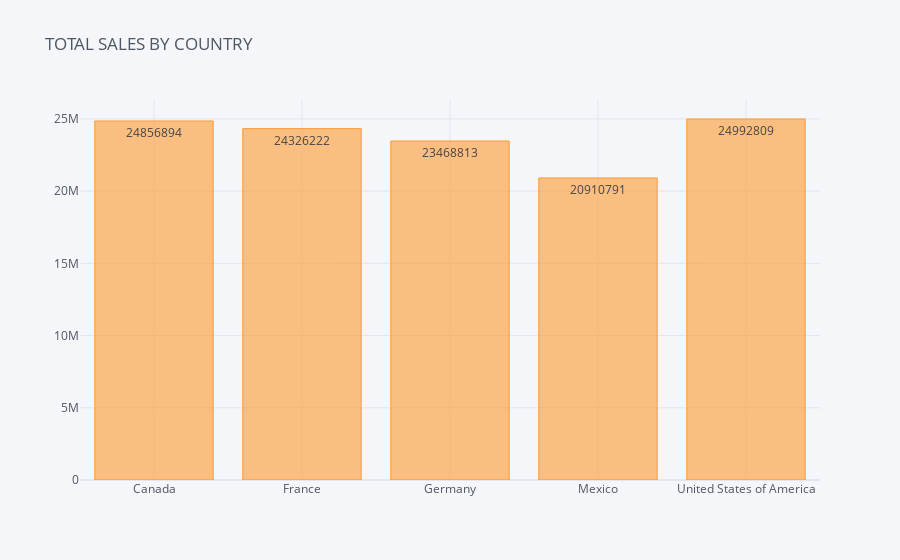

Notebook cell for this chart:
### Code cell
a = data.groupby("Country").sum()["Sales"].reset_index()

a.iplot(kind="bar",x="Country",y="Sales",text="Sales",
        title="TOTAL SALES BY COUNTRY")

### Figure 1 — Plotly figure (JSON) as saved in the notebook; plotly's stock layout.template omitted (floating-point values rounded to 4 significant figures)
{"data": [{"marker": {"color": "rgba(255, 153, 51, 0.6)", "line": {"color": "rgba(255, 153, 51, 1.0)", "width": 1}}, "name": "Sales", "orientation": "v", "text": [24856894, 24326222, 23468813, 20910791, 24992809], "type": "bar", "x": ["Canada", "France", "Germany", "Mexico", "United States of America"], "y": [24856894, 24326222, 23468813, 20910791, 24992809]}], "layout": {"legend": {"bgcolor": "#F5F6F9", "font": {"color": "#4D5663"}}, "paper_bgcolor": "#F5F6F9", "plot_bgcolor": "#F5F6F9", "title": {"font": {"color": "#4D5663"}, "text": "TOTAL SALES BY COUNTRY"}, "xaxis": {"gridcolor": "#E1E5ED", "showgrid": true, "tickfont": {"color": "#4D5663"}, "title": {"font": {"color": "#4D5663"}, "text": ""}, "zerolinecolor": "#E1E5ED"}, "yaxis": {"gridcolor": "#E1E5ED", "showgrid": true, "tickfont": {"color": "#4D5663"}, "title": {"font": {"color": "#4D5663"}, "text": ""}, "zerolinecolor": "#E1E5ED"}}}
